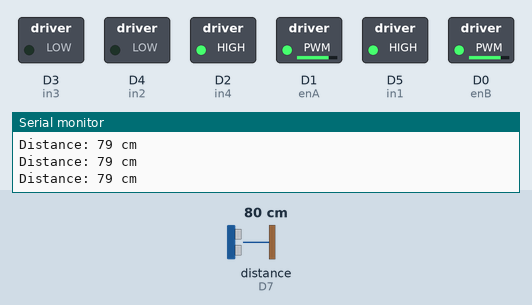
Simulated run of this sketch. Board: ESP8266 (NodeMCU). Shown: switched loads named in the sketch (green lamp = pin HIGH), the last lines printed to the serial monitor. Wiring (inferred from the names in the program): ultrasonic range finder: trigger D8; echo D7. The test bench sets the inputs (shaded band); at power-on: distance to the obstacle (sensor on D7) 80 cm. The echo pulse lasts 58.3 µs per cm; pins used as bus, display or sensor lines are not drawn.

Above: at 1.2 s.
1.3 s: distance to the obstacle (sensor on D7) set to 45 cm
4.3 s: distance to the obstacle (sensor on D7) set to 39 cm
At 5.3 s:
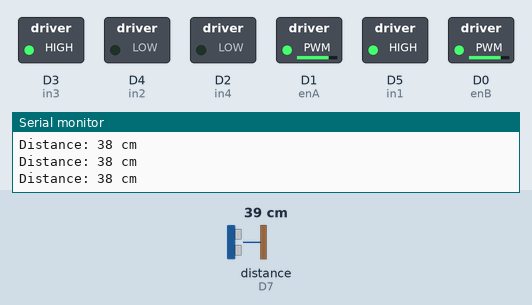
5.8 s: distance to the obstacle (sensor on D7) set to 60 cm
At 6.6 s:
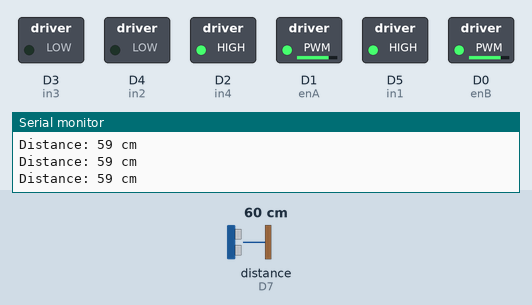
8.8 s: distance to the obstacle (sensor on D7) set to 2 cm
At 9.7 s:
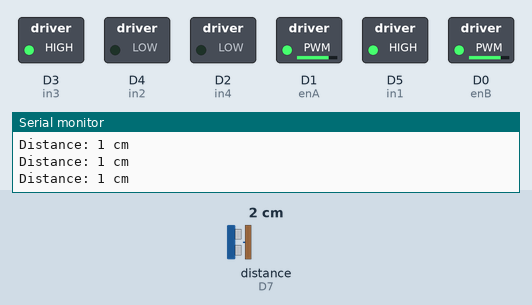
Timing chart, 0 to 11.3 s (numbered marks = the images above; inputs shaded):
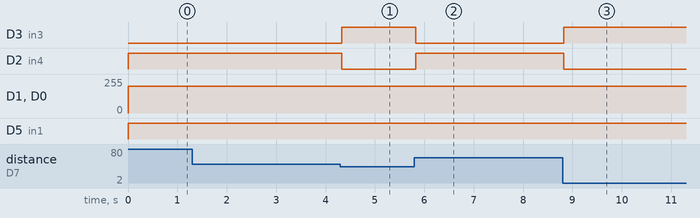

Measured:
- the behaviour switches between 42 and 41 cm on distance to the obstacle (sensor on D7) (found by bisection; images 0 and 1)
- after the input at 4.3 s, D3 (in3): LOW → HIGH at once; D2 (in4): HIGH → LOW at once
- after the input at 5.8 s, D3 (in3): HIGH → LOW at once; D2 (in4): LOW → HIGH at once
- after the input at 8.8 s, D3 (in3): LOW → HIGH at once; D2 (in4): HIGH → LOW at once

The sketch:

autonomie.ino
```cpp
#include <L298N.h>
#include <NewPing.h>                   //adauga libraria "NewPing" ( libraria senzorului ) in program ;
#define trigPin D8                    // defineste PIN-ul 12 sub denumriea de "trig";
#define echoPin D7                      // defineste PIN-ul 11 sub denumriea de "echo";
                      // defineste distanta maxima ce va fi detectata de senzor;

long duration; // variable for the duration of sound wave travel
int distance; // variable for the distance measurement
/* motorul A */
int enA = D1;                           // motor A; initializeaza "enA" ca fiind PIN-ul 9;
int in1 = D5;                           // initializeaza "in1" ca fiind PIN-ul 5;
int in2 = D4;                           // initializeaza "in2" ca fiind PIN-ul 4;
L298N motorA(enA, in1, in2); //
/* motorul B */
int enB = D0;                           // motor B; initializeaza "enB" ca fiind PIN-ul 6;
int in3 = D3;                           // initializeaza "in3" ca fiind PIN-ul 3;
int in4 = D2;                           // initializeaza "in4" ca fiind PIN-ul 2;
L298N motorB(enB, in3, in4);
                          // initializeaza "in4" ca fiind PIN-ul 2;
NewPing sonar(trigPin, echoPin);       // defineste PIN-urile conectate la senzor;


void setup() {                         // seteaza toate PIN-urile motorului ca iesire (OUTPUT);
  pinMode(enA, OUTPUT);
  pinMode(enB, OUTPUT);
  pinMode(in1, OUTPUT);
  pinMode(in2, OUTPUT);
  pinMode(in3, OUTPUT);
  pinMode(in4, OUTPUT);
  pinMode(trigPin, OUTPUT); // Sets the trigPin as an OUTPUT
  pinMode(echoPin, INPUT); // Sets the echoPin as an INPUT
  Serial.begin(9600);
}               // selecteaza canalul 115200 pentru " Serial Monitor" ;


void loop() {                           // tot ce este in interiorul "loop()" se va repeta la infinit;
  // Clears the trigPin condition
  digitalWrite(trigPin, LOW);
  delayMicroseconds(2);
  // Sets the trigPin HIGH (ACTIVE) for 10 microseconds
  digitalWrite(trigPin, HIGH);
  delayMicroseconds(10);
  digitalWrite(trigPin, LOW);
  // Reads the echoPin, returns the sound wave travel time in microseconds                          // intarzie repetarea programului;
  duration = pulseIn(echoPin, HIGH);
  // Calculating the distance
  distance = duration * 0.034 / 2; // Speed of sound wave divided by 2 (go and back)
  // Displays the distance on the Serial Monitor
  Serial.print("Distance: ");
  Serial.print(distance);
  Serial.println(" cm");               // afiseaza in Serial Monitor "cm" ;                                                                                                  */

  if (distance > 40)                           // daca ( "if" ) distanta dintre senzor si obstacol e mai mica de 50 ;
  { digitalWrite(in1, HIGH);              // motorul A va merge in fata;
    digitalWrite(in2, LOW);
    analogWrite(enA, 200);              // seteaza viteza 100 din raza posibila 0~255;
    digitalWrite(in3, LOW);             // motorul B va merge in fata;
    digitalWrite(in4, HIGH);
    analogWrite(enB, 200);
  }              // seteaza viteza 100 din raza posibila 0~255;

  else {                               // altfel;  Asta va face ca robotul sa isi schimbe directia de mers;
    // motorul A va merge in fata;
    digitalWrite(in1, HIGH);              // motorul A va merge in fata;
    digitalWrite(in2, LOW);
    analogWrite(enA, 200);             // seteaza viteza 100 din raza posibila 0~255;

    digitalWrite(in3, HIGH);
    digitalWrite(in4, LOW);
    analogWrite(enB, 200);
  }            // seteaza viteza 100 din raza posibila 0~255;

}
```
